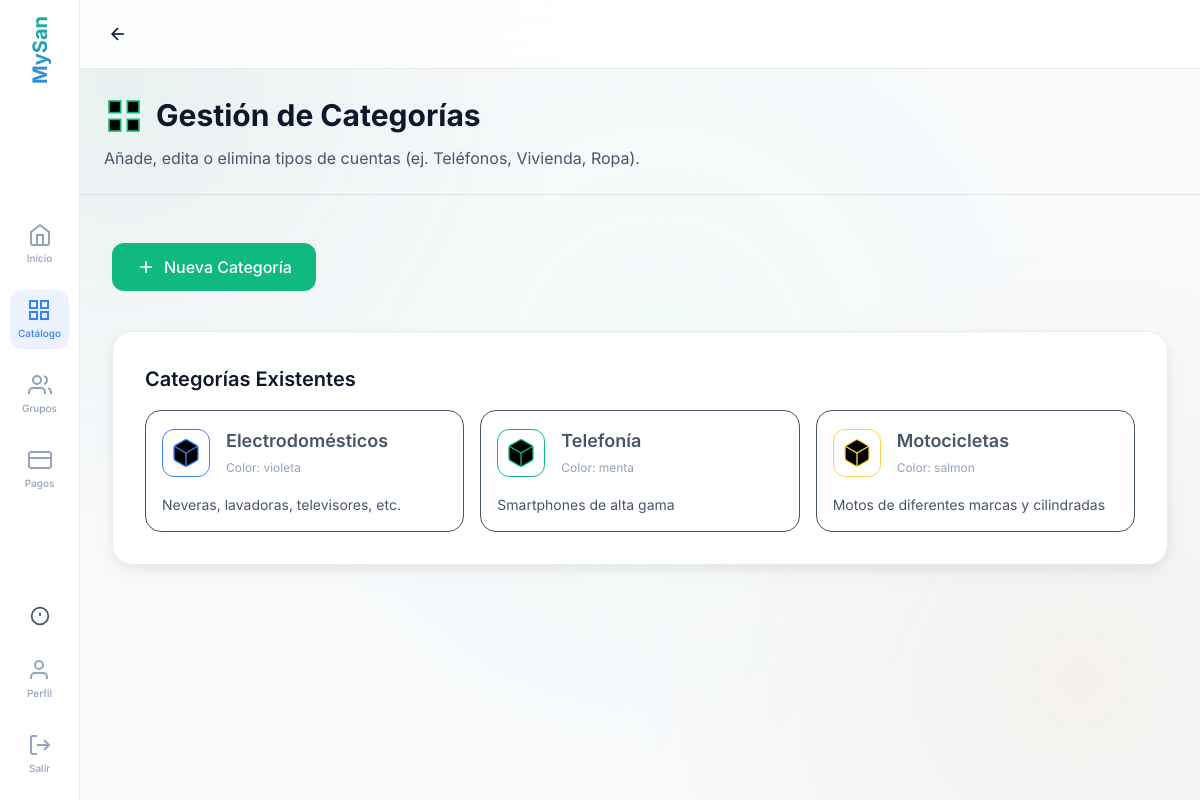
The app's page /modules/categorias_admin/index.php (signed in) with its own data.
### tables this page shows
CREATE TABLE `categorias` (
  `id` int NOT NULL AUTO_INCREMENT,
  `nombre` varchar(50) NOT NULL,
  `descripcion` text,
  `color` varchar(20) DEFAULT NULL,
  PRIMARY KEY (`id`)
);

### modules/categorias_admin/index.php (the view, shortened to what this page needs)
<?php
require_once '../../config/database.php';
$stmt = $pdo->query("SELECT * FROM categorias ORDER BY id ASC");
$categoriasList = $stmt->fetchAll();
?>
<!DOCTYPE html>
<html lang="es">
<head>
    <link rel="stylesheet" href="../../assets/fonts/inter.css">
    <link rel="stylesheet" href="../../assets/css/reset.css">
    <link rel="stylesheet" href="../../assets/css/variables.css">
    <link rel="stylesheet" href="../../assets/css/bento-grid.css">
    <link rel="stylesheet" href="../../assets/css/main.css">
</head>
<body>
    <div class="main-content">
        <?php
        include '../../includes/header.php';
        ?>
        <div class="page-header" style="padding: var(--space-6); margin-bottom: var(--space-4); border-bottom: 1px solid var(--glass-border);">
            <h1 class="page-title" style="font-size: var(--font-size-3xl); font-weight: var(--font-weight-bold); display: flex; align-items: center; gap: var(--space-3);">
                <svg class="icon-xl" style="width: 40px; height: 40px; stroke: var(--color-menta);">
                    <use href="#icon-grid"></use>
                </svg>
                Gestión de Categorías
            </h1>
            <p style="color: var(--color-text-secondary); margin-top: var(--space-2);">
                Añade, edita o elimina tipos de cuentas (ej. Teléfonos, Vivienda, Ropa).
            </p>
        </div>
        <div class="bento-container">
            <div class="bento-12" style="display: flex; gap: var(--space-4); margin-bottom: var(--space-4);">
                <button class="btn btn-menta" onclick="openModal('nuevaCategoriaModal')">
                    <svg class="icon">
                        <use href="#icon-plus"></use>
                    </svg>
                    Nueva Categoría
                </button>
            </div>
            <div class="bento-12">
                <div class="bento-box">
                    <div class="bento-header">
                        <div class="bento-title">Categorías Existentes</div>
                    </div>
                    <div class="bento-content">
                        <?php if (empty($categoriasList)): ?>
                            <p style="text-align: center; color: var(--color-text-tertiary);">No hay categorías.</p>
                        <?php else: ?>
                            <div style="display: grid; grid-template-columns: repeat(auto-fill, minmax(280px, 1fr)); gap: var(--space-4);">
                                <?php foreach ($categoriasList as $cat): ?>
                                    <div class="category-card" style="border-color: var(--color-<?php echo htmlspecialchars($cat['color']); ?>)40;" onclick="window.location.href='detalle.php?id=<?php echo $cat['id']; ?>';">
                                        <div class="category-header">
                                            <div class="category-icon" style="color: var(--color-<?php echo htmlspecialchars($cat['color']); ?>); border: 1px solid var(--color-<?php echo htmlspecialchars($cat['color']); ?>);">
                                                <svg class="icon-lg" style="stroke: currentColor;"><use href="#icon-package"></use></svg>
                                            </div>
                                            <div>
                                                <h3 style="font-weight: 600; font-size: var(--font-size-lg);"><?php echo htmlspecialchars($cat['nombre']); ?></h3>
                                                <span style="font-size: var(--font-size-xs); color: var(--color-text-tertiary);">Color: <?php echo htmlspecialchars($cat['color']); ?></span>
                                            </div>
                                        </div>
                                        <p style="color: var(--color-text-secondary); font-size: var(--font-size-sm);">
                                            <?php echo htmlspecialchars($cat['descripcion']); ?>
                                        </p>
                                    </div>
                                <?php endforeach; ?>
                            </div>
                        <?php endif; ?>
                    </div>
                </div>
            </div>
        </div>
    </div>
</body>
</html>

### assets/css/variables.css (style rules this page uses)
:root { --color-primary: #3b82f6; --color-primary-mid: #2563eb; --color-primary-light: #60a5fa; --color-primary-dim: #1d4ed8; --color-primary-glow: rgba(59, 130, 246, 0.25); --color-primary-tint: rgba(59, 130, 246, 0.1); --color-secondary: #10b981; --color-secondary-mid: #059669; --color-secondary-light: #34d399; --color-secondary-dim: #047857; --color-secondary-glow: rgba(16, 185, 129, 0.25); --color-secondary-tint: rgba(16, 185, 129, 0.1); --color-accent: #fcd34d; --color-accent-dim: #d97706; --color-accent-glow: rgba(252, 211, 77, 0.15); --color-accent-light: #fde68a; --color-accent-tint: rgba(252, 211, 77, 0.05); --color-electro: var(--color-primary); --color-electro-dim: var(--color-primary-dim); --color-electro-glow: var(--color-primary-glow); --color-electro-tint: var(--color-primary-tint); --color-telefonia: var(--color-secondary); --color-telefonia-dim: var(--color-secondary-dim); --color-telefonia-glow: var(--color-secondary-glow); --color-moto: var(--color-accent-dim); --color-moto-dim: #b45309; --color-moto-glow: var(--color-accent-glow); --color-turnos: #6366f1; --color-turnos-dim: #4f46e5; --color-turnos-glow: rgba(99, 102, 241, 0.18); --color-turnos-tint: rgba(99, 102, 241, 0.05); --color-comprobantes: #0ea5e9; --color-comprobantes-dim: #0284c7; --color-comprobantes-glow: rgba(14, 165, 233, 0.18); --color-violeta: var(--color-primary); --color-violeta-dim: var(--color-primary-dim); --color-violeta-glow: var(--color-primary-glow); --color-menta: var(--color-secondary); --color-menta-dim: var(--color-secondary-dim); --color-menta-glow: var(--color-secondary-glow); --color-salmon: var(--color-accent); --color-salmon-dim: var(--color-accent-dim); --color-salmon-glow: var(--color-accent-glow); --color-background: #F8FAFC; --color-surface: #FFFFFF; --color-surface-elevated: #FFFFFF; --color-surface-hover: #F1F5F9; --color-surface-section: #E2E8F0; --glass-background: rgba(255, 255, 255, 0.85); --glass-border: rgba(0, 0, 0, 0.08); --glass-blur: blur(24px); --color-text-primary: #0F172A; --color-text-secondary: #475569; --color-text-tertiary: #94A3B8; --color-text-inverse: #FFFFFF; --color-success: #10B981; --color-warning: #F59E0B; --color-error: #EF4444; --color-info: #3B82F6; --font-family: 'Inter', -apple-system, BlinkMacSystemFont, 'SF Pro Display', sans-serif; --font-sans: var(--font-family); --font-size-xs: 0.75rem; --font-size-sm: 0.875rem; --font-size-base: 1rem; --font-size-md: 1rem; --font-size-lg: 1.125rem; --font-size-xl: 1.25rem; --font-size-2xl: 1.5rem; --font-size-3xl: 1.875rem; --font-size-4xl: 2.25rem; --font-weight-regular: 400; --font-weight-medium: 500; --font-weight-semibold: 600; --font-weight-bold: 700; --space-1: 0.25rem; --space-2: 0.5rem; --space-3: 0.75rem; --space-4: 1rem; --space-5: 1.25rem; --space-6: 1.5rem; --space-8: 2rem; --space-10: 2.5rem; --space-12: 3rem; --space-16: 4rem; --space-20: 5rem; --radius-sm: 8px; --radius-md: 12px; --radius-lg: 16px; --radius-xl: 24px; --radius-bento: 20px; --radius-full: 9999px; --shadow-sm: 0 1px 3px rgba(0,0,0,.04), 0 2px 6px rgba(0,0,0,.02); --shadow-md: 0 4px 12px rgba(0,0,0,.06), 0 8px 24px rgba(0,0,0,.04); --shadow-lg: 0 8px 24px rgba(0,0,0,.08), 0 20px 48px rgba(0,0,0,.06); --shadow-glow-primary: 0 0 24px var(--color-primary-glow); --shadow-glow-secondary: 0 0 24px var(--color-secondary-glow); --shadow-glow-accent: 0 0 24px var(--color-accent-glow); --shadow-glow-violeta: var(--shadow-glow-primary); --shadow-glow-menta: var(--shadow-glow-secondary); --shadow-glow-salmon: var(--shadow-glow-accent); --transition-fast: 150ms cubic-bezier(0.4, 0, 0.2, 1); --transition-base: 250ms cubic-bezier(0.4, 0, 0.2, 1); --transition-slow: 400ms cubic-bezier(0.4, 0, 0.2, 1); --z-base: 1; --z-dropdown: 100; --z-modal: 200; --z-toast: 300; }

### records on screen
categorias: nombre "Electrodomésticos", color "violeta", descripcion "Neveras, lavadoras, televisores, etc."
categorias: nombre "Telefonía", color "menta", descripcion "Smartphones de alta gama"
categorias: nombre "Motocicletas", color "salmon", descripcion "Motos de diferentes marcas y cilindradas"
